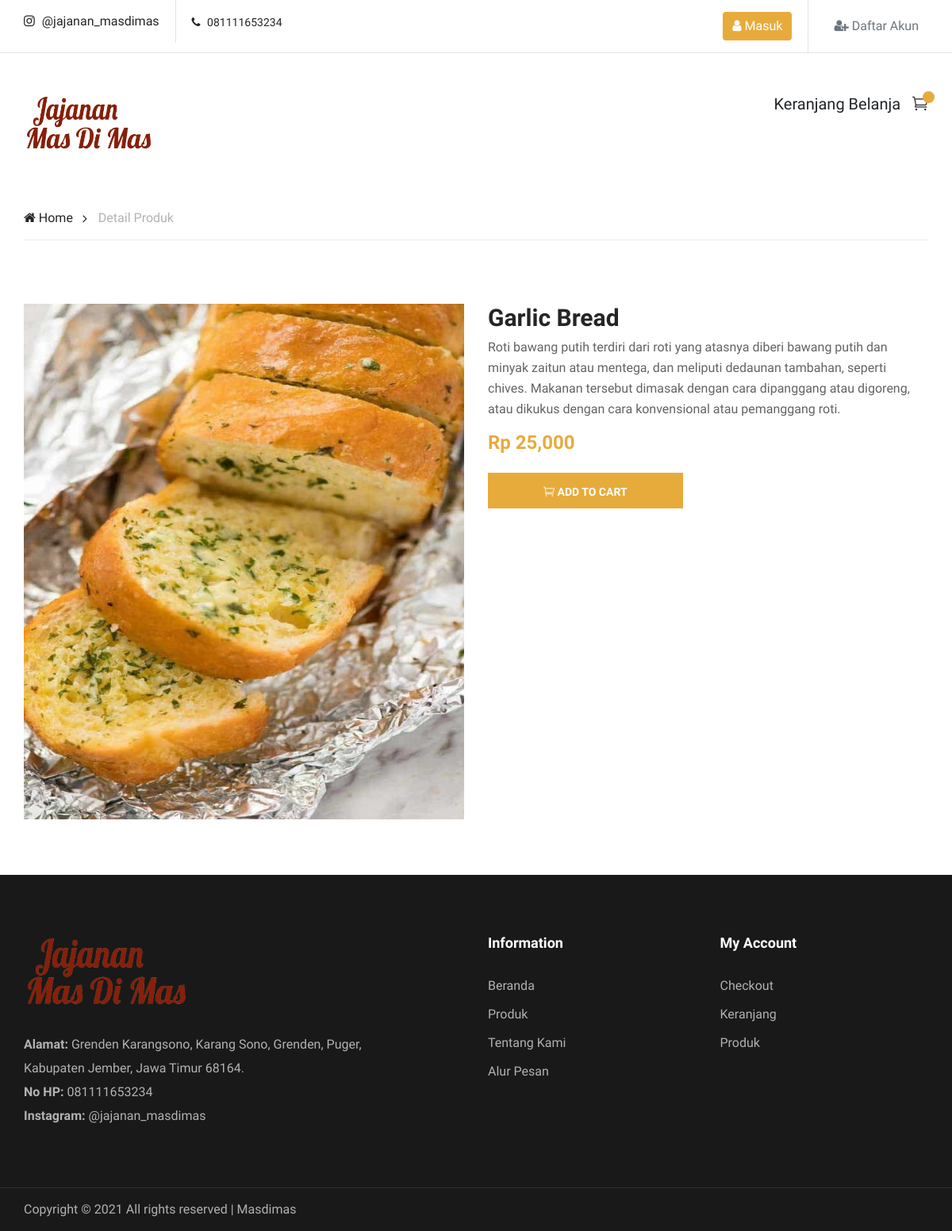
Page /halaman.php?halaman=detail&id=1 on the earlier database version.
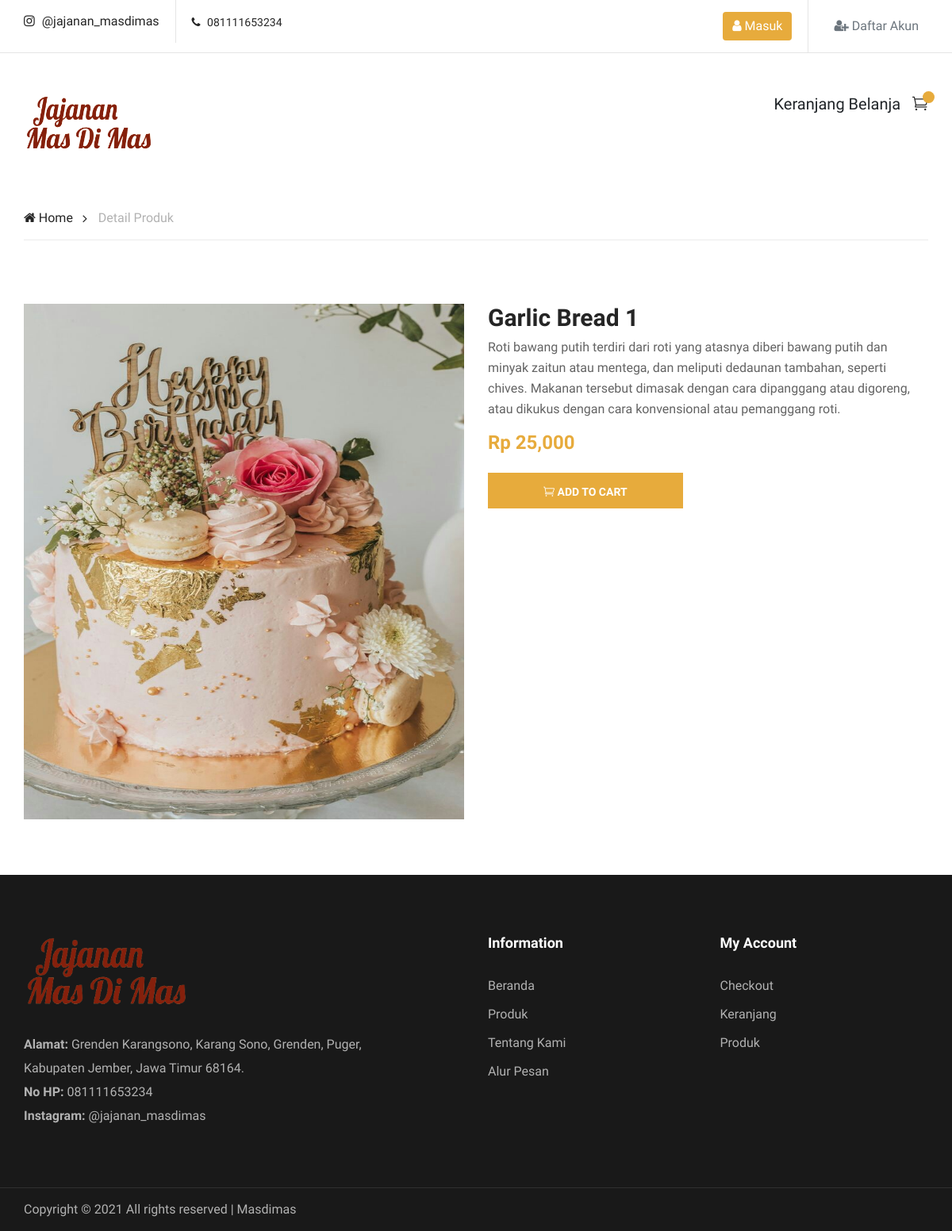
Same page on the later database version.
### tables this page shows
CREATE TABLE `produk` (
  `id_produk` int(10) NOT NULL,
  `nama` varchar(100) NOT NULL,
  `harga` int(10) NOT NULL,
  `gambar` varchar(200) NOT NULL,
  `deskripsi` text NOT NULL
);

### detailproduk.php (the view, shortened to what the changed rows need)
<?php
    include 'konek.php';
?>
<!DOCTYPE html>
<html lang="zxx">
<head>
    <link rel="stylesheet" href="css/bootstrap.min.css" type="text/css" />
    <link rel="stylesheet" href="css/font-awesome.min.css" type="text/css" />
    <link rel="stylesheet" href="css/themify-icons.css" type="text/css" />
    <link rel="stylesheet" href="css/elegant-icons.css" type="text/css" />
    <link rel="stylesheet" href="css/owl.carousel.min.css" type="text/css" />
    <link rel="stylesheet" href="css/nice-select.css" type="text/css" />
    <link rel="stylesheet" href="css/jquery-ui.min.css" type="text/css" />
    <link rel="stylesheet" href="css/slicknav.min.css" type="text/css" />
    <link rel="stylesheet" href="css/style.css" type="text/css" />
</head>
<body>
    <header class="header-section">
        <div class="header-top">
            <div class="container">
                <div class="ht-left">
                    <div class="mail-service">
                        <i class=" fa fa-instagram"></i> @jajanan_masdimas
                    </div>
                    <div class="phone-service">
                        <i class=" fa fa-phone"></i> 081111653234
                    </div>
                </div>
                <div class="ht-right-login">
                    <div class="mail-service">
                        <?php
                            if (isset($_SESSION['username'])) {
                                ?>
                                 Selamat datang, <strong><?=$_SESSION['username']; ?></strong>
                                <a type="button" href="logout.php" class="btn btn-primary">
                                <i class="fa fa-sign-out" aria-hidden="true"></i> Keluar
                                </a>
                                <a type="button" href="list-transaksi.php" class="btn btn-primary">
                                <i class="fa fa-money" aria-hidden="true"></i></i> List-transaksi
                                </a>
                            <?php
                            }else{
                        ?>
                            <a type="button" href="login.php" class="btn btn-primary">
                            <i class=" fa fa-user"></i> Masuk
                            </a>
                        <?php } ?>
                    </div>
                    <div class="phone-service">
                        <a type="button" class="btn btn-outline-secondary" href="daftar-akun.html">
                        <i class=" fa fa-user-plus"></i> Daftar Akun
                        </a>
                    </div>
                </div>
            </div>
        </div>
        <div class="container">
            <div class="inner-header">
                <div class="row">
                    <div class="col-lg-2 col-md-2">
                        <div class="logo">
                            <a href="index.php">
                                <img src="gambar/logo.png" alt="" />
                            </a>
                        </div>
                    </div>
                    <div class="col-lg-7 col-md-7"></div>
                    <div class="col-lg-3 text-right col-md-3">
                        <ul class="nav-right">
                            <li class="cart-icon">
                                Keranjang Belanja &nbsp;
                                <a href="keranjang.php">
                                    <i class="icon_cart_alt"></i>
                                    <span></span>
                                </a>
                            </li>
                        </ul>
                    </div>
                </div>
            </div>
        </div>
    </header>
    <div class="breacrumb-section">
        <div class="container">
            <div class="row">
                <div class="col-lg-12">
                    <div class="breadcrumb-text product-more">
                        <a href="index.php"><i class="fa fa-home"></i> Home</a>
                        <span>Detail Produk</span>
                    </div>
                </div>
            </div>
        </div>
    </div>
    <?php
    	$ambil = $con->query("SELECT * FROM produk WHERE produk.id_produk='$_GET[id]'");
        $pecah = $ambil->fetch_assoc();
    ?>
    <section class="product-shop spad page-details">
        <div class="container">
            <div class="row">
                <div class="col-lg-12">
                    <div class="row">
                        <div class="col-lg-6">
                            <div class="product-pic-zoom">
                                <img class="product-big-img" src="gambar/<?=$pecah['gambar']?>" alt="" />
                            </div>
                        </div>
                        <div class="col-lg-6">
                            <div class="product-details">
                                <div class="pd-title">
                                    <h3><?=$pecah['nama']?></h3>
                                </div>
                                <div class="pd-desc">
                                    <p>
                                        <?=$pecah['deskripsi'];?>
                                    </p>
                                    <div class="product-price">
                                        <h4>Rp <?=number_format($pecah['harga']);?></h4>
                                    </div>
                                </div>
                                <div class="quantity">
                                    <a href="beli.php?id=<?php echo $pecah['id_produk'];?>" class="primary-btn pd-cart"> <i class="icon_cart_alt"></i> Add To Cart</a>
                                </div>
                            </div>
                        </div>
                    </div>
                </div>
            </div>
        </div>
    </section>
    <footer class="footer-section">
        <div class="container">
            <div class="row">
                <div class="col-lg-5">
                    <div class="footer-left">
                        <div class="footer-logo">
                            <a href="#"><img src="gambar/logo.png"/></a>
                        </div>
                        <ul>
                            <li><strong>Alamat:</strong> Grenden Karangsono, Karang Sono, Grenden, Puger, Kabupaten Jember, Jawa Timur 68164.</li>
                            <li><strong>No HP:</strong> 081111653234</li>
                            <li><strong>Instagram:</strong> @jajanan_masdimas</li>
                        </ul>
                    </div>
                </div>
                <div class="col-lg-3 offset-lg-1">
                    <div class="footer-widget">
                        <h5>Information</h5>
                        <ul>
                            <li><a href="#">Beranda</a></li>
                            <li><a href="#">Produk</a></li>
                            <li><a href="#">Tentang Kami</a></li>
                            <li><a href="#">Alur Pesan</a></li>
                        </ul>
                    </div>
                </div>
                <div class="col-lg-3">
                    <div class="footer-widget">
                        <h5>My Account</h5>
                        <ul>
                            <li><a href="#">Checkout</a></li>
                            <li><a href="#">Keranjang</a></li>
                            <li><a href="#">Produk</a></li>
                        </ul>
                    </div>
                </div>
            </div>
        </div>
        <div class="copyright-reserved">
            <div class="container">
                <div class="row">
                    <div class="col-lg-12">
                        <div class="copyright-text">
                            Copyright &copy;
                            All rights reserved | Masdimas
                        </div>
                    </div>
                </div>
            </div>
        </div>
    </footer>
</body>
</html>

Differences in the rows shown:
changed produk: gambar: a different picture; nama "Garlic Bread" → "Garlic Bread 1"
